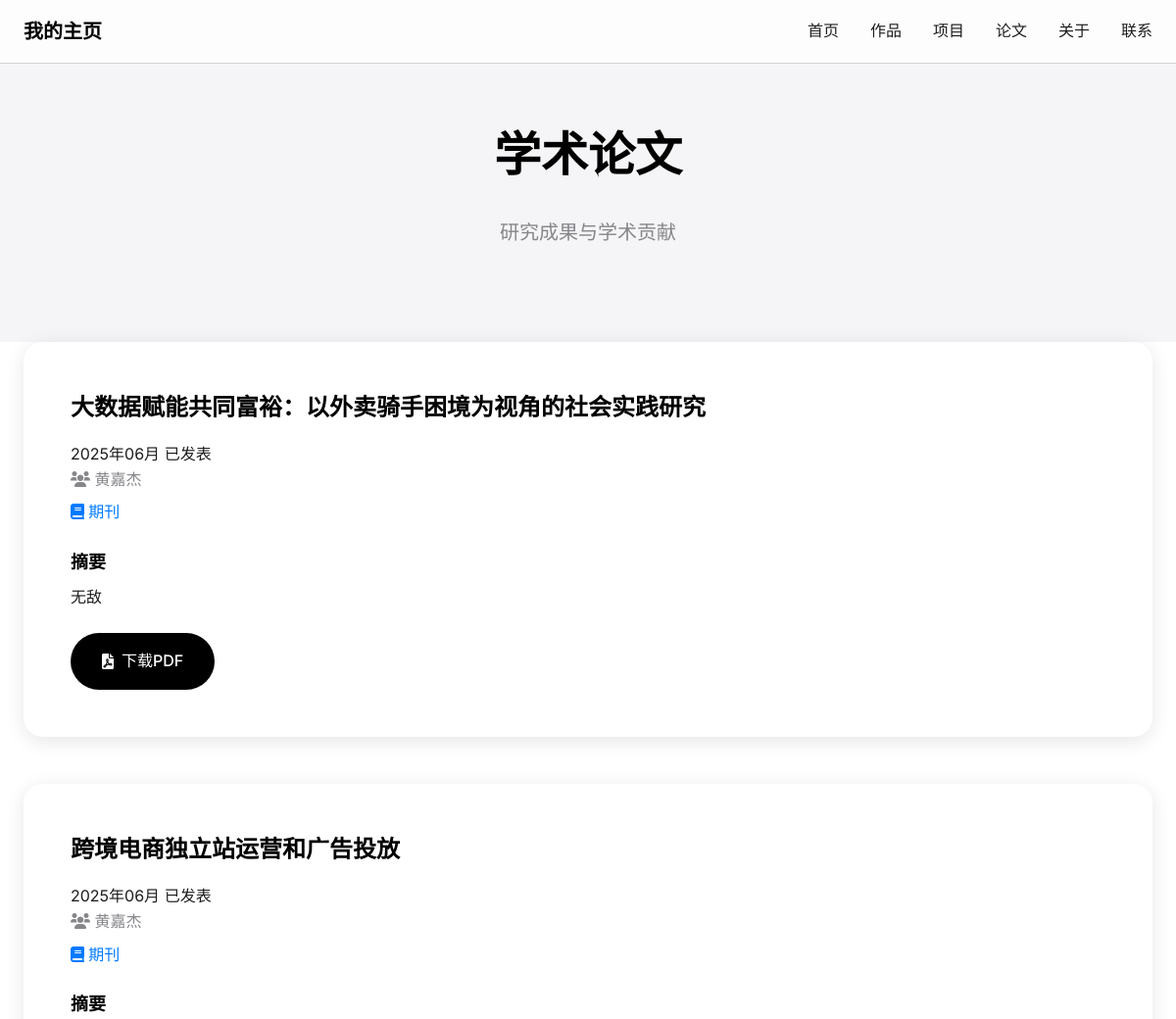
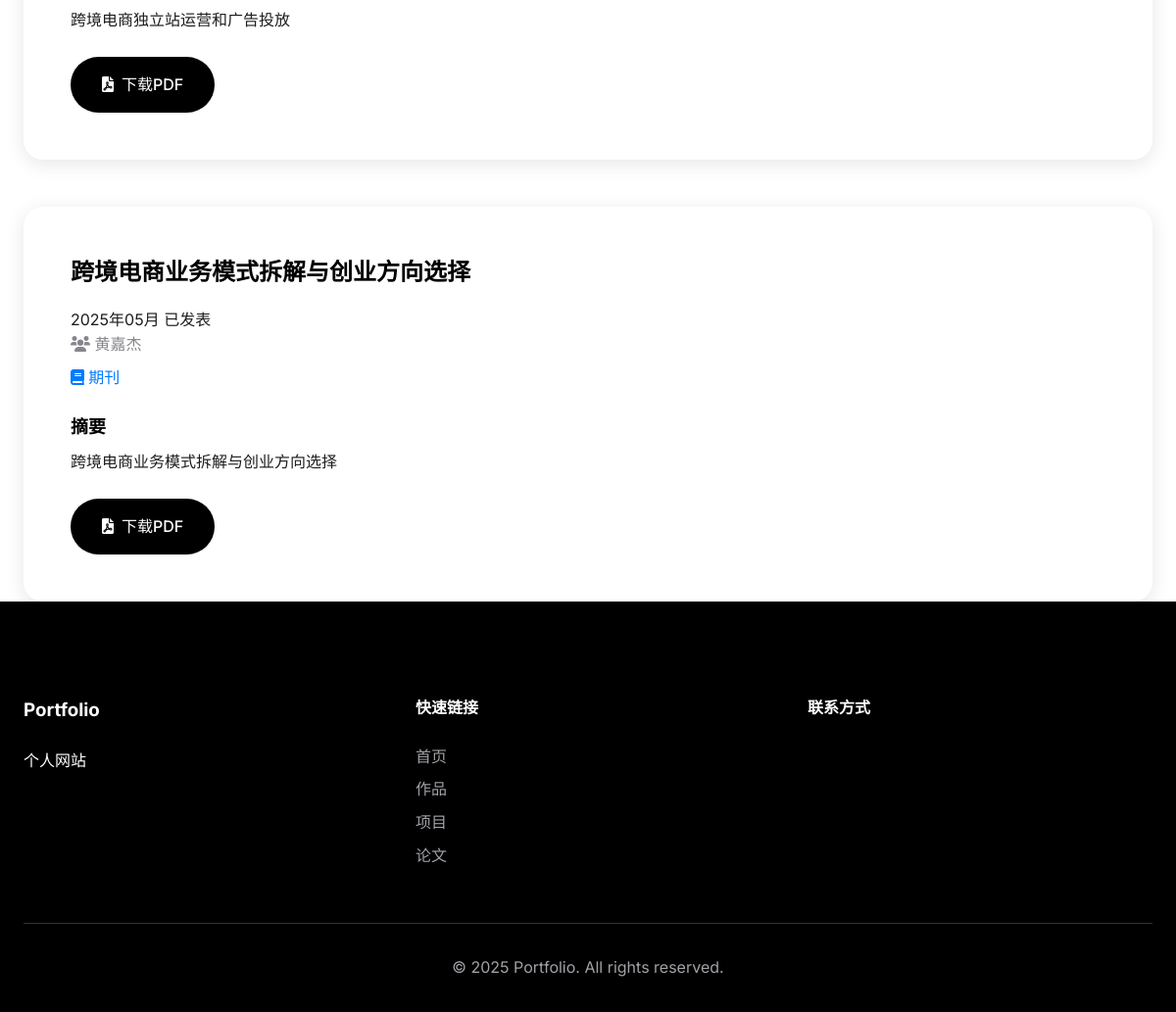
Screenshot of /papers/ with the database file from the repository (2 pictures, top to bottom).
### portfolio/models.py (models this page shows, shortened)
class Paper(models.Model):
    title = models.CharField(max_length=300, verbose_name="论文标题")
    authors = models.CharField(max_length=500, verbose_name="作者")
    journal = models.CharField(max_length=200, verbose_name="期刊/会议")
    publication_date = models.DateField(verbose_name="发表日期")
    abstract = models.TextField(verbose_name="摘要")
    doi = models.URLField(blank=True, null=True, verbose_name="DOI链接")
    pdf_file = models.FileField(upload_to='papers/', blank=True, null=True, verbose_name="PDF文件")
    is_published = models.BooleanField(default=True, verbose_name="是否已发表")
    order = models.IntegerField(default=0, verbose_name="显示顺序")
    created_at = models.DateTimeField(auto_now_add=True)
    class Meta:
        verbose_name = "论文"
        verbose_name_plural = "论文"
        ordering = ['order', '-publication_date']

### portfolio/views.py (the view)
# urls.py: path('papers/', views.papers, name='papers'),
def papers(request):
    papers = Paper.objects.filter(is_published=True)
    context = {
        'papers': papers,
    }
    return render(request, 'portfolio/papers.html', context)

### portfolio/templates/portfolio/papers.html (shortened to what this page needs)
{% extends 'portfolio/base.html' %}
{% load static %}
{% block content %}
<section class="page-header">
    <div class="container">
        <h1 class="page-title">学术论文</h1>
        <p class="page-subtitle">研究成果与学术贡献</p>
    </div>
</section>
<section class="papers-section">
    <div class="container">
        <div class="papers-list">
            {% for paper in papers %}
            <div class="paper-item" data-aos="fade-up" data-aos-delay="{{ forloop.counter0|add:100 }}">
                <div class="paper-content">
                    <div class="paper-header">
                        <h3 class="paper-title">{{ paper.title }}</h3>
                        <div class="paper-meta">
                            <span class="paper-date">{{ paper.publication_date|date:"Y年m月" }}</span>
                            {% if paper.is_published %}
                            <span class="paper-status published">已发表</span>
                            {% else %}
                            <span class="paper-status draft">草稿</span>
                            {% endif %}
                        </div>
                    </div>
                    <div class="paper-details">
                        <p class="paper-authors">
                            <i class="fas fa-users"></i>
                            {{ paper.authors }}
                        </p>
                        <p class="paper-journal">
                            <i class="fas fa-book"></i>
                            {{ paper.journal }}
                        </p>
                    </div>
                    <div class="paper-abstract">
                        <h4>摘要</h4>
                        <p>{{ paper.abstract }}</p>
                    </div>
                    <div class="paper-actions">
                        {% if paper.pdf_file %}
                        <a href="{{ paper.pdf_file.url }}" class="btn btn-primary" target="_blank">
                            <i class="fas fa-file-pdf"></i> 下载PDF
                        </a>
                        {% endif %}
                    </div>
                </div>
            </div>
            {% empty %}
            <div class="empty-state">
                <i class="fas fa-graduation-cap"></i>
                <h3>暂无论文</h3>
                <p>学术成果正在整理中，敬请期待</p>
            </div>
            {% endfor %}
        </div>
    </div>
</section>
{% endblock %}

### static/css/style.css (style rules this page uses)
* { margin: 0; padding: 0; box-sizing: border-box; }
:root { --primary-color: #000000; --secondary-color: #ffffff; --accent-color: #007AFF; --text-primary: #1d1d1f; --text-secondary: #86868b; --text-tertiary: #a1a1a6; --background-primary: #ffffff; --background-secondary: #f5f5f7; --background-tertiary: #000000; --border-color: #d2d2d7; --shadow-light: 0 4px 20px rgba(0, 0, 0, 0.1); --shadow-medium: 0 8px 30px rgba(0, 0, 0, 0.15); --shadow-heavy: 0 12px 40px rgba(0, 0, 0, 0.2); --font-primary: 'Inter', -apple-system, BlinkMacSystemFont, 'Segoe UI', Roboto, sans-serif; --font-size-xs: 0.75rem; --font-size-sm: 0.875rem; --font-size-base: 1rem; --font-size-lg: 1.125rem; --font-size-xl: 1.25rem; --font-size-2xl: 1.5rem; --font-size-3xl: 1.875rem; --font-size-4xl: 2.25rem; --font-size-5xl: 3rem; --font-size-6xl: 3.75rem; --spacing-xs: 0.25rem; --spacing-sm: 0.5rem; --spacing-md: 1rem; --spacing-lg: 1.5rem; --spacing-xl: 2rem; --spacing-2xl: 3rem; --spacing-3xl: 4rem; --spacing-4xl: 6rem; --transition-fast: 0.2s ease; --transition-normal: 0.3s ease; --transition-slow: 0.5s ease; --transition-bounce: 0.6s cubic-bezier(0.68, -0.55, 0.265, 1.55); }
body { font-family: var(--font-primary); font-size: var(--font-size-base); line-height: 1.6; color: var(--text-primary); background-color: var(--background-primary); overflow-x: hidden; }
.container { max-width: 1200px; margin: 0 auto; padding: 0 var(--spacing-lg); }
.btn { display: inline-flex; align-items: center; gap: var(--spacing-sm); padding: var(--spacing-md) var(--spacing-xl); border: none; border-radius: 50px; font-size: var(--font-size-base); font-weight: 500; text-decoration: none; cursor: pointer; transition: all var(--transition-normal); position: relative; overflow: hidden; }
.btn::before { content: ''; position: absolute; top: 0; left: -100%; width: 100%; height: 100%; background: linear-gradient(90deg, transparent, rgba(255, 255, 255, 0.2), transparent); transition: left var(--transition-slow); }
.btn-primary { background: var(--primary-color); color: var(--secondary-color); }
.page-header { padding: 120px 0 var(--spacing-4xl); text-align: center; background: var(--background-secondary); }
.page-title { font-size: var(--font-size-5xl); font-weight: 700; margin-bottom: var(--spacing-lg); color: var(--primary-color); }
.page-subtitle { font-size: var(--font-size-xl); color: var(--text-secondary); }
.papers-list { display: grid; gap: var(--spacing-2xl); }
.paper-item { padding: var(--spacing-2xl); background: var(--background-primary); border-radius: 20px; box-shadow: var(--shadow-light); transition: all var(--transition-normal); }
.paper-title { font-size: var(--font-size-2xl); font-weight: 600; margin-bottom: var(--spacing-md); color: var(--primary-color); }
.paper-authors { color: var(--text-secondary); margin-bottom: var(--spacing-sm); }
.paper-journal { color: var(--accent-color); font-weight: 500; margin-bottom: var(--spacing-lg); }
.paper-abstract { margin-bottom: var(--spacing-lg); }
.paper-abstract h4 { font-size: var(--font-size-lg); margin-bottom: var(--spacing-sm); color: var(--primary-color); }
.paper-actions { display: flex; gap: var(--spacing-md); }

### rows the page displays
Paper: title "大数据赋能共同富裕：以外卖骑手困境为视角的社会实践研究", publication_date "2025年06月", is_published "已发表", authors "黄嘉杰", journal "期刊", abstract "无敌"
Paper: title "跨境电商独立站运营和广告投放", publication_date "2025年06月", is_published "已发表", authors "黄嘉杰", journal "期刊", abstract "跨境电商独立站运营和广告投放"
Paper: title "跨境电商业务模式拆解与创业方向选择", publication_date "2025年05月", is_published "已发表", authors "黄嘉杰", journal "期刊", abstract "跨境电商业务模式拆解与创业方向选择"
